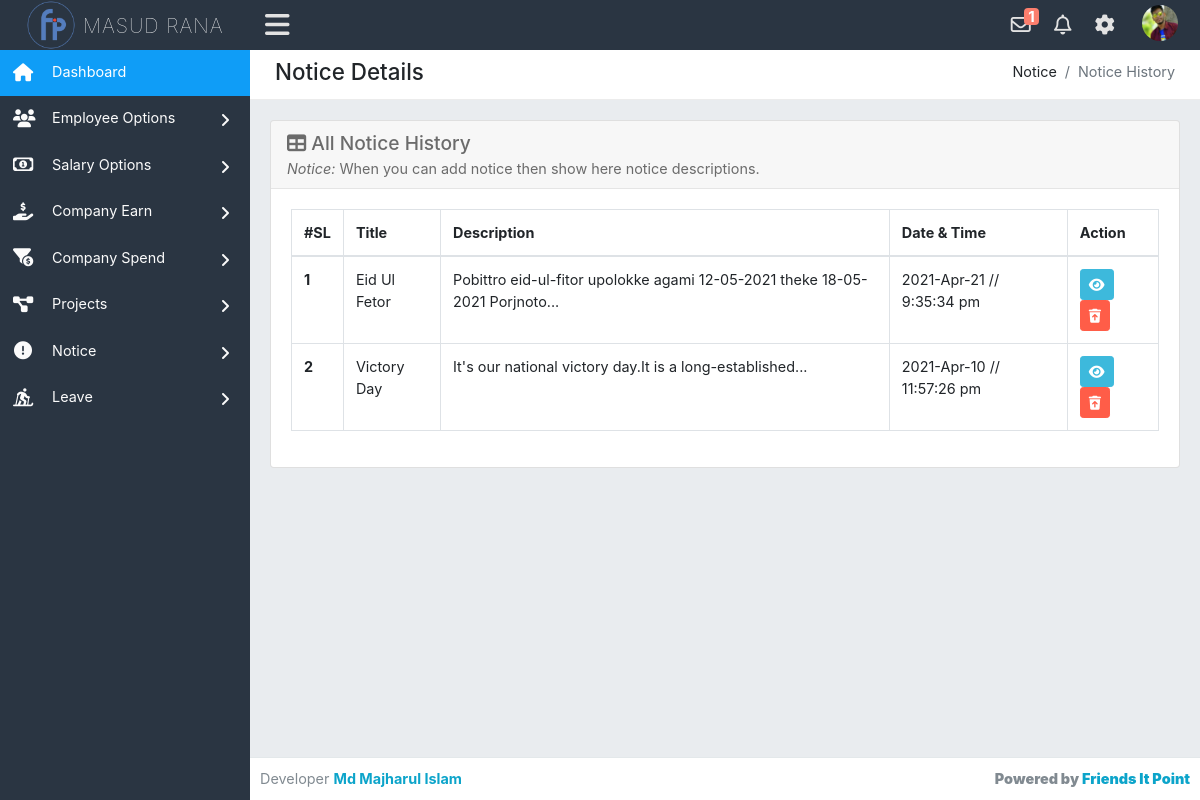
Screenshot of /admin/noticeHistory.php (signed in) with the database file from the repository.
### tables this page shows
CREATE TABLE `notice` (
  `notice_id` int(11) NOT NULL,
  `notice_title` varchar(200) NOT NULL,
  `notice_desc` varchar(255) NOT NULL,
  `notice_datetime` varchar(50) NOT NULL
);

### admin/noticeHistory.php (the view, shortened to what this page needs)
<?php require_once('header.php'); ?>
<div class="row">
    <div class="col-xl-12">
        <div class="breadcrumb-holder">
            <h1 class="main-title float-left">Notice Details</h1>
            <ol class="breadcrumb float-right">
                <li class="breadcrumb-item">Notice</li>
                <li class="breadcrumb-item active">Notice History</li>
            </ol>
            <div class="clearfix"></div>
        </div>
    </div>
</div>
<div class="row">
	<div class="col-xs-12 col-sm-12">
        <div class="card mb-3">
            <div class="card-header">
                <h3><i class="fas fa-table"></i> All Notice History</h3>
                <i>Notice: </i> When you can add notice then show here notice descriptions.
            </div>
            <div class="card-body">
                <table class="table table-responsive-xl table-bordered">
                    <thead>
                        <tr>
                            <th scope="col">#SL</th>
                            <th scope="col">Title</th>
                            <th scope="col">Description</th>
                            <th scope="col">Date & Time</th>
                            <th scope="col">Action</th>
                        </tr>
                    </thead>
                    <tbody>
                      <?php
                          $stm = $pdo->prepare('SELECT * FROM notice ORDER BY notice_datetime DESC');
                          $stm->execute();
                          $result = $stm->fetchAll(PDO::FETCH_ASSOC);
                          $sl = 1;
                          foreach($result as $row) :
                       ?>
                        <tr>
                            <th scope="row"><?php echo $sl;$sl++; ?></th>
                            <td><?php echo $row['notice_title']; ?></td>
                            <td>
                              <?php
                                  $notice_desc = explode(" ", $row['notice_desc']);
                                  $short = array_slice($notice_desc,0,8);
                                  $final_desc = implode(" ",$short);
                                  echo $final_desc."...";
                                ?>
                            </td>
                            <td><?php echo $row['notice_datetime']; ?></td>
                            <td>
                                <a class="btn btn-sm btn-info" data-fancybox data-src="#hidden-content<?php echo $row['notice_id'];?>" href="javascript:;<?php echo $row['notice_id'];?>"><i class="fas fa-eye"></i></a>&nbsp;
                              <a class="btn btn-sm btn-danger" onclick="return confirm('Are you sure delete this notice?')" href="noticeHistory.php?delNid=<?php echo $row['notice_id']; ?>">
                                <i class="fas fa-trash-restore"></i>
                              </a>
                            </td>
                        </tr>
                      <?php endforeach; ?>
                    </tbody>
                </table>
            </div>
        </div>
    </div>
</div>
<?php require_once('footer.php'); ?>

### admin/header.php (shortened to what this page needs)
<?php require_once('../config.php'); ?>
<!DOCTYPE html>
<html lang="en">
<head>
    <link href="../assets/css/bootstrap.min.css" rel="stylesheet" type="text/css" />
    <link href="../assets/font-awesome/css/all.css" rel="stylesheet" type="text/css" />
    <link rel="stylesheet" href="../fancybox-master/dist/jquery.fancybox.min.css">
    <link rel="stylesheet" href="../livedatetime/clock.css">
    <link rel="stylesheet" href="../livedatetime/calendar.css">
    <link href='https://netdna.bootstrapcdn.com/font-awesome/3.2.1/css/font-awesome.css' rel='stylesheet' type='text/css'>
    <link rel="stylesheet" type="text/css" href="../assets/css/dataTables.bootstrap.min.css" />
    <link rel="stylesheet" type="text/css" href="../assets/plugins/datatables/datatables.min.css" />
    <link href="../assets/css/style.css" rel="stylesheet" type="text/css" />
</head>
<body class="adminbody">
    <div id="main">
        <div class="headerbar">
            <?php
                $stm = $pdo->prepare('SELECT * FROM admin_info WHERE admin_id=?');
                $stm->execute(array($_SESSION['logged_in']));
                $rslt = $stm->fetchAll(PDO::FETCH_ASSOC);
                foreach($rslt as $row) :
            ?>
            <div class="headerbar-left">
                <a href="index.php" class="logo">
                    <img alt="Logo" src="../assets/images/logo.png" />
                    <span><?php echo $row['admin_name']; ?></span>
                </a>
            </div>
            <nav class="navbar-custom">
                <ul class="list-inline float-right mb-0">
                    <li class="list-inline-item dropdown notif">
                        <a class="nav-link dropdown-toggle arrow-none" data-toggle="dropdown" href="#" aria-haspopup="false" aria-expanded="false">
                            <i class="far fa-envelope"></i>
                            <?php
                                $notify_s = $pdo->prepare('SELECT * FROM notification WHERE type=? AND status=? ORDER BY date DESC');
                                $notify_s->execute(array('salary','unread'));
                                $notify_result = $notify_s->fetchAll(PDO::FETCH_ASSOC);
                                if(count($notify_result) > 0 ) :
                             ?>
                            <span class="mycounter"><?php echo count($notify_result); ?></span>
                            <?php endif; ?>
                        </a>
                    </li>
                    <li class="list-inline-item dropdown notif">
                        <a class="nav-link dropdown-toggle arrow-none" data-toggle="dropdown" href="#" aria-haspopup="false" aria-expanded="false">
                            <i class="far fa-bell"></i>
                        </a>
                    </li>
                    <li class="list-inline-item dropdown notif">
                        <a class="nav-link dropdown-toggle arrow-none" data-toggle="dropdown" href="#" aria-haspopup="false" aria-expanded="false">
                            <i class="fas fa-cog"></i>
                        </a>
                    </li>
                    <li class="list-inline-item dropdown notif">
                        <a class="nav-link dropdown-toggle nav-user" data-toggle="dropdown" href="#" aria-haspopup="false" aria-expanded="false">
                            <?php if($row['admin_pic'] != 'avatar') : ?>
                            <img src="../uploads/<?php echo $row['admin_pic']; ?>" alt="Profile image" class="avatar-rounded">
                            <?php else : ?>
                            <img src="../assets/images/avatars/admin.png" alt="Profile image" class="avatar-rounded">
                        </a>
                        <?php endif; endforeach; ?>
                    </li>
                </ul>
                <ul class="list-inline menu-left mb-0">
                    <li class="float-left">
                        <button class="button-menu-mobile open-left">
                            <i class="fas fa-bars"></i>
                        </button>
                    </li>
                </ul>
            </nav>
        </div>
        <div class="left main-sidebar">
            <div class="sidebar-inner leftscroll">
                <div id="sidebar-menu">
                    <ul>
                        <li class="submenu">
                            <a class="active" href="index.php">
                                <i class="fas fa-home"></i>
                                <span> Dashboard </span>
                            </a>
                        </li>
                        <li class="submenu">
                            <a id="tables" href="#">
                                <i class="fas fa-users"></i>
                                <span> Employee Options </span>
                                <span class="menu-arrow"></span>
                            </a>
                        </li>
                        <li class="submenu">
                            <a id="tables" href="#">
                                <i class="far fa-money-bill-alt"></i>
                                <span> Salary Options </span>
                                <span class="menu-arrow"></span>
                            </a>
                        </li>
                        <li class="submenu">
                            <a id="tables" href="#">
                                <i class="fas fa-hand-holding-usd"></i>
                                <span> Company Earn </span>
                                <span class="menu-arrow"></span>
                            </a>
                        </li>
                        <li class="submenu">
                            <a id="tables" href="#">
                                <i class="fas fa-funnel-dollar"></i>
                                <span> Company Spend </span>
                                <span class="menu-arrow"></span>
                            </a>
                        </li>
                        <li class="submenu">
                            <a id="tables" href="#">
                                <i class="fas fa-project-diagram"></i>
                                <span> Projects </span>
                                <span class="menu-arrow"></span>
                            </a>
                        </li>
                        <li class="submenu">
                            <a id="tables" href="#">
                                <i class="fas fa-exclamation-circle"></i>
                                <span> Notice </span>
                                <span class="menu-arrow"></span>
                            </a>
                        </li>
                        <li class="submenu">
                            <a id="tables" href="#">
                                <i class="fas fa-skiing-nordic"></i>
                                <span> Leave </span>
                                <span class="menu-arrow"></span>
                            </a>
                        </li>
                    </ul>
                </div>
            </div>
        </div>
        <div class="content-page">
            <div class="content">
                <div class="container-fluid">

### livedatetime/clock.css (style rules this page uses)
* { margin: 0; padding: 0; box-sizing: border-box; }

### rows the page displays
notice: notice_title "Eid Ul Fetor", notice_desc "Pobittro eid-ul-fitor upolokke agami 12-05-2021 theke 18-05-2021 Porjnoto", notice_datetime "2021-Apr-21 // 9:35:34 pm"
notice: notice_title "Victory Day", final_desc "It's our national victory day.It is a long-established", notice_datetime "2021-Apr-10 // 11:57:26 pm"

### other values shown
$row['admin_name'] "MASUD RANA"
count($notify_result) "1"
